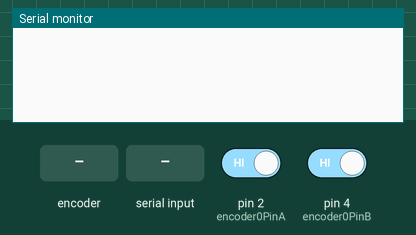
Simulated run of this sketch. Board: Arduino Uno, built with avr-gcc and run on an emulated ATmega328P. Parts: the last lines printed to the serial monitor. The test bench sets the inputs (shaded band); at power-on: pin 2 (encoder0PinA) HIGH, pin 4 (encoder0PinB) HIGH.

Above: at 1.2 s.
1.3 s: rotary encoder on pin 2 (encoder0PinA) / pin 4 (encoder0PinB) turned 3 steps (first pin leading)
At 2.6 s:
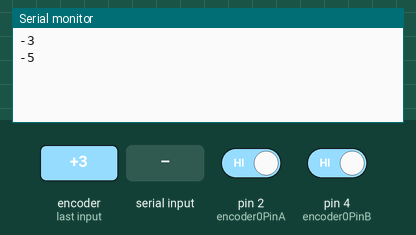
3.4 s: "90,45\n" received over Serial
At 3.9 s:
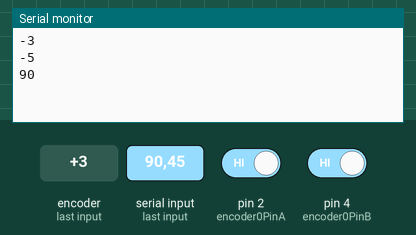
4.9 s: "30,150\n" received over Serial
At 6.1 s:
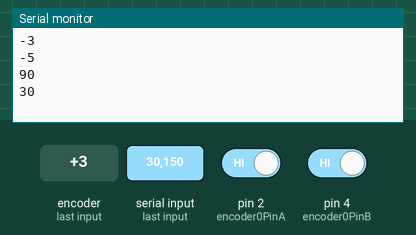
6.4 s: rotary encoder on pin 2 (encoder0PinA) / pin 4 (encoder0PinB) turned 1 step (first pin leading)
At 6.8 s:
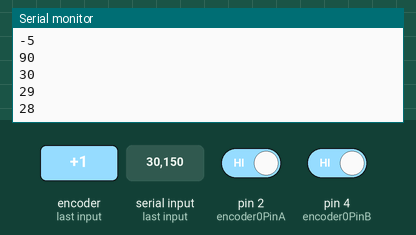
Timing chart, 0 to 9.1 s (numbered marks = the images above; inputs shaded):
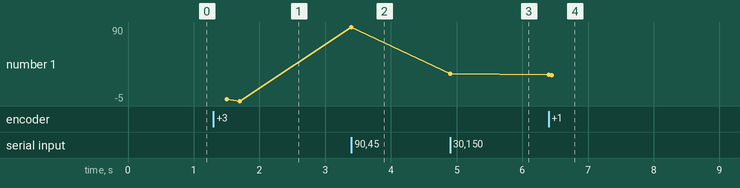

Measured:
- after the input at 1.3 s, the serial monitor: prints a new line after 0.20 s (image 1)
- after the input at 3.4 s, the serial monitor: prints a new line at once (image 2)
- after the input at 4.9 s, the serial monitor: prints a new line at once (image 3)
- after the input at 6.4 s, the serial monitor: prints a new line at once (image 4)
- plotted number 1: -5 → 90 after the input at 3.4 s, 90 → 30 after the input at 4.9 s, 30 → 28 after the input at 6.4 s

The sketch:

DRO-Arduino.ino
```cpp
//length: 50 mm = 50000 um
//resolution: 5 um
//steps: 50000 um / 5 um = 10000
//REMEMBER! You have to calibrate your scale to get precise values in physical units
//You only get increments here and you have to calibrate the increments

#define encoder0PinA  2 //Pin 2 is one of the pins which works with attachInterrupt() on Arduino UNO
#define encoder0PinB  4

volatile int encoder0Pos = 0; //Position of the encoder
boolean newdata = false; //Flag to see if there's new data (the encoder was moved)

String input;


void setup() {

  Serial.begin (115200);
  pinMode(encoder0PinA, INPUT); //Pin 2 = Input
  digitalWrite(encoder0PinA, HIGH);       // turn on pull-up resistor
  pinMode(encoder0PinB, INPUT); //Pin 4 = Input
  digitalWrite(encoder0PinB, HIGH);       // turn on pull-up resistor

  attachInterrupt(digitalPinToInterrupt(encoder0PinA), doEncoder, CHANGE);  // encoder pin on interrupt 0 - pin 2
  attachInterrupt(digitalPinToInterrupt(encoder0PinB), doEncoder, CHANGE);


}

void printej(int encoder0Pos){

     //char buf[16];
     //sprintf(buf, "%05d", encoder0Pos);
     //Serial.println(buf);


     Serial.println(encoder0Pos);
}

void loop()
{
  if(newdata == true) //if the encoder was moved
  {
    printej(encoder0Pos);
  }


  if(Serial.available()){
      input = Serial.readStringUntil('\n');
      encoder0Pos = input.toInt();
      printej(encoder0Pos);
      //Serial.print("You typed: " );
      //Serial.println(input);
    }


  newdata = false; //we switch the flag to 'false' so the Arduino will not do anything until a new data comes in
}

void doEncoder() //if the attachInterrupt() is triggered, this function runs
{
   if (digitalRead(encoder0PinA) == digitalRead(encoder0PinB)) //if the Arduino saw the square waves' rising edge
  {
    encoder0Pos++; // increase the position
  } else {
    encoder0Pos--; //otherwise decrease the position
  }
  newdata = true; //we change this flag, so the if statement in the loop() will run and the data will be printed
}
```
